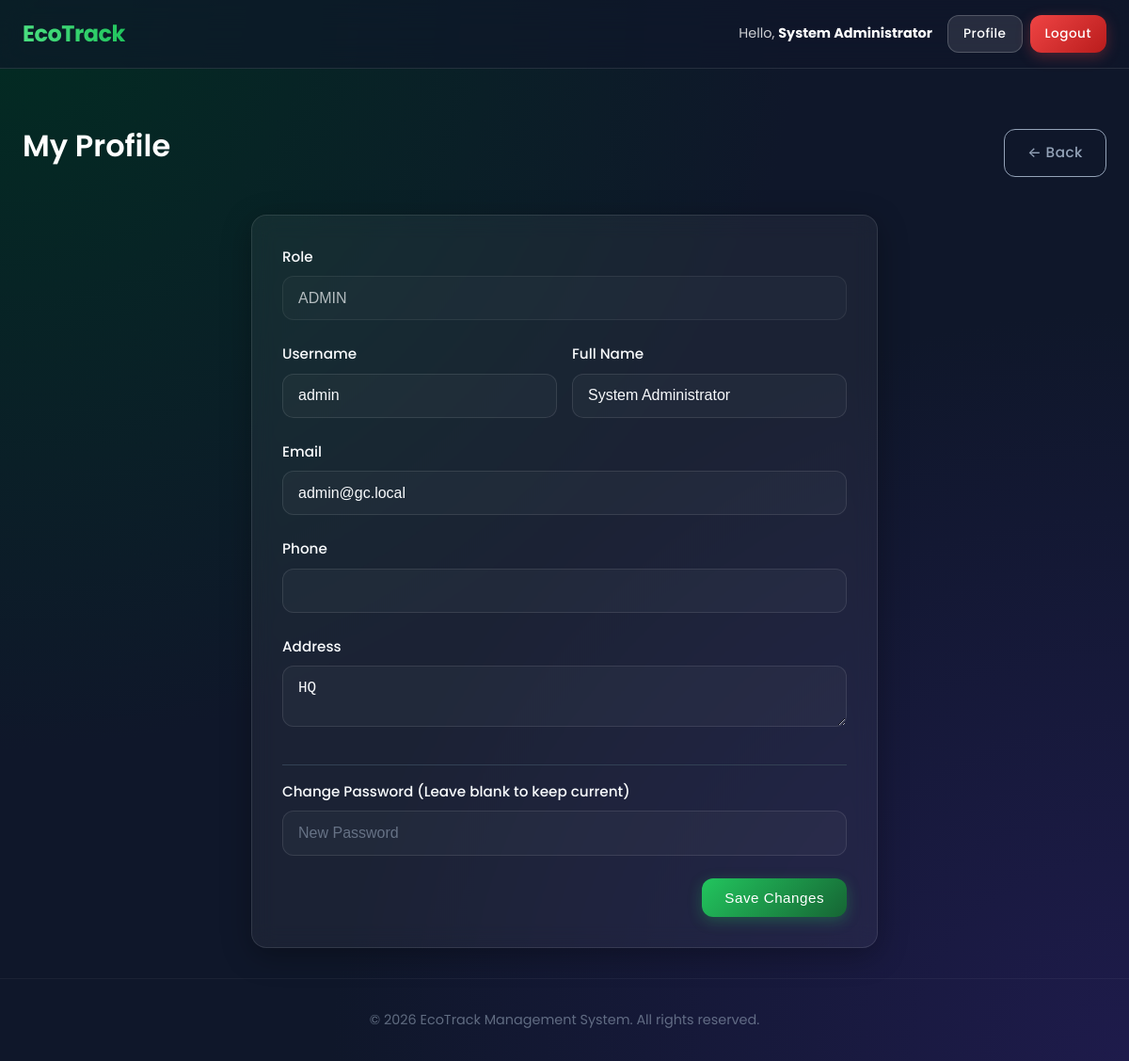
The app's page /profile.php (signed in) with its own data.
### tables this page shows
CREATE TABLE IF NOT EXISTS users (
    id INT AUTO_INCREMENT PRIMARY KEY,
    username VARCHAR(50) NOT NULL UNIQUE,
    email VARCHAR(100) NOT NULL UNIQUE,
    password_hash VARCHAR(255) NOT NULL,
    role ENUM('admin', 'driver', 'resident') NOT NULL,
    full_name VARCHAR(100) NOT NULL,
    address TEXT,  
    phone VARCHAR(20),
    assigned_county VARCHAR(100),  
    latitude DECIMAL(10, 8),  
    longitude DECIMAL(11, 8),
    created_at TIMESTAMP DEFAULT CURRENT_TIMESTAMP
);

### src/bootstrap.php (called while the page is built, shortened)
<?php
require_once PROJECT_ROOT . '/src/Config/Database.php';
spl_autoload_register(function ($class) {
    $prefix = 'Src\\';
    $base_dir = PROJECT_ROOT . '/src/';
    $len = strlen($prefix);
    $relative_class = substr($class, $len);
    $file = $base_dir . str_replace('\\', '/', $relative_class) . '.php';
});

### src/Config/Database.php (called while the page is built, shortened)
<?php
class Database {
    private static $instance = null;
    private $pdo;
    private function __construct() {
        $this->host = $_ENV['DB_HOST'] ?? '127.0.0.1';
        $this->db   = $_ENV['DB_NAME'] ?? 'garbage_collection_db';
        $this->user = $_ENV['DB_USER'] ?? 'root';
        $this->pass = $_ENV['DB_PASS'] ?? '';
        $this->charset = $_ENV['DB_CHARSET'] ?? 'utf8mb4';
        $dsn = "mysql:host={$this->host};dbname={$this->db};charset={$this->charset}";
        $options = [
            PDO::ATTR_ERRMODE            => PDO::ERRMODE_EXCEPTION,
            PDO::ATTR_DEFAULT_FETCH_MODE => PDO::FETCH_ASSOC,
            PDO::ATTR_EMULATE_PREPARES   => false,
        ];
        try {
            $this->pdo = new PDO($dsn, $this->user, $this->pass, $options);
        } catch (PDOException $e) {
            $logMessage = "[" . date('Y-m-d H:i:s') . "] Database Connection Failed: " . $e->getMessage() . PHP_EOL;
            file_put_contents(__DIR__ . '/../../logs/error.log', $logMessage, FILE_APPEND);
            die("A system error occurred. Please try again later.");
        }
    }
    public static function getInstance() {
        if (self::$instance === null) {
            self::$instance = new self();
        }
        return self::$instance;
    }
    public function getConnection() {
        return $this->pdo;
    }
}

### src/Models/User.php (called while the page is built, shortened)
<?php
class User {
    private $db;
    public function __construct() {
        $this->db = Database::getInstance()->getConnection();
    }
    public function getUserById($id) {
        $stmt = $this->db->prepare("SELECT * FROM users WHERE id = :id");
        $stmt->execute(['id' => $id]);
        return $stmt->fetch();
    }
}

### public/profile.php (the view, shortened to what this page needs)
<?php
require_once __DIR__ . '/../src/bootstrap.php';
$userModel = new User();
$user = $userModel->getUserById($_SESSION['user_id']);
include __DIR__ . '/../templates/header.php';
?>
<div class="container mt-4">
    <div style="display:flex; justify-content:space-between; align-items:center; margin-bottom: 2rem;">
        <h1>My Profile</h1>
        <a href="javascript:history.back()" class="btn" style="background: transparent; border: 1px solid var(--text-muted); color: var(--text-muted);">
            &larr; Back
        </a>
    </div>
    <div class="card" style="max-width: 600px; margin: 0 auto;">
        <form method="POST">
            <div class="form-group">
                <label>Role</label>
                <input type="text" class="form-control" value="<?= strtoupper($user['role']) ?>" disabled style="opacity: 0.7; cursor: not-allowed;">
            </div>
            <div class="grid grid-cols-2" style="gap: 1rem;">
                <div class="form-group">
                    <label>Username</label>
                    <input type="text" name="username" class="form-control" value="<?= htmlspecialchars($user['username']) ?>" required>
                </div>
                <div class="form-group">
                    <label>Full Name</label>
                    <input type="text" name="full_name" class="form-control" value="<?= htmlspecialchars($user['full_name']) ?>" required>
                </div>
            </div>
            <div class="form-group">
                <label>Email</label>
                <input type="email" name="email" class="form-control" value="<?= htmlspecialchars($user['email']) ?>" required>
            </div>
            <div class="form-group">
                <label>Phone</label>
                <input type="text" name="phone" class="form-control" value="<?= htmlspecialchars($user['phone'] ?? '') ?>">
            </div>
            <div class="form-group">
                <label>Address</label>
                <textarea name="address" class="form-control" rows="2"><?= htmlspecialchars($user['address'] ?? '') ?></textarea>
            </div>
            <div class="form-group" style="margin-top: 2rem; border-top: 1px solid #334155; padding-top: 1rem;">
                <label>Change Password (Leave blank to keep current)</label>
                <input type="password" name="new_password" class="form-control" placeholder="New Password">
            </div>
            <div style="text-align: right; margin-top: 1.5rem;">
                <button type="submit" class="btn btn-primary">Save Changes</button>
            </div>
        </form>
    </div>
</div>
<?php include __DIR__ . '/../templates/footer.php'; ?>

### public/assets/css/style.css (style rules this page uses)
:root { --primary: #22c55e; --primary-dark: #166534; --secondary: #eab308; --bg-mesh-1: #0f172a; --bg-mesh-2: #022c22; --bg-mesh-3: #1e1b4b; --glass-bg: rgba(255, 255, 255, 0.05); --glass-border: rgba(255, 255, 255, 0.1); --glass-highlight: rgba(255, 255, 255, 0.08); --text-main: #f8fafc; --text-muted: #94a3b8; --danger: #ef4444; --warning: #f59e0b; --success: #22c55e; --info: #3b82f6; }
body { font-family: 'Poppins', 'Inter', system-ui, -apple-system, sans-serif; background-color: var(--bg-mesh-1); background-image: radial-gradient(at 0% 0%, var(--bg-mesh-2) 0px, transparent 50%), radial-gradient(at 100% 100%, var(--bg-mesh-3) 0px, transparent 50%); background-attachment: fixed; color: var(--text-main); margin: 0; line-height: 1.6; min-height: 100vh; }
h1, h2, h3, h4, h5, h6 { font-weight: 600; margin-top: 0; margin-bottom: 1rem; color: #ffffff; }
a { color: var(--primary); text-decoration: none; transition: all 0.3s ease; }
.container { max-width: 1200px; margin: 0 auto; padding: 0 1.5rem; }
.card { background: var(--glass-bg); backdrop-filter: blur(12px); -webkit-backdrop-filter: blur(12px); border: 1px solid var(--glass-border); box-shadow: 0 8px 32px 0 rgba(0, 0, 0, 0.3); border-radius: 1rem; padding: 2rem; transition: transform 0.3s ease, box-shadow 0.3s ease, background 0.3s ease; }
.btn { display: inline-flex; align-items: center; justify-content: center; padding: 0.75rem 1.5rem; border-radius: 0.75rem; font-weight: 500; cursor: pointer; border: none; transition: all 0.3s cubic-bezier(0.4, 0, 0.2, 1); font-size: 0.95rem; letter-spacing: 0.5px; }
.btn-primary { background: linear-gradient(135deg, var(--primary), var(--primary-dark)); color: white; box-shadow: 0 4px 15px rgba(34, 197, 94, 0.3); }
.form-group { margin-bottom: 1.5rem; }
.form-group label { display: block; margin-bottom: 0.5rem; color: var(--text-main); font-size: 0.95rem; font-weight: 500; }
.form-control { width: 100%; padding: 0.85rem 1rem; border-radius: 0.75rem; background: rgba(255, 255, 255, 0.03); border: 1px solid var(--glass-border); color: var(--text-main); font-size: 1rem; transition: all 0.3s ease; box-sizing: border-box; }
.form-control::placeholder { color: rgba(148, 163, 184, 0.6); }
.mt-4 { margin-top: 1.5rem; }
.grid { display: grid; gap: 1.5rem; }
@media (min-width: 768px) { .grid-cols-2 { grid-template-columns: repeat(2, 1fr); } }

### records on screen
users: role "ADMIN", username "admin", full_name "System Administrator", email "admin@gc.local", address "HQ"

### other values on screen
$_SESSION['user']['full_name'] "System Administrator"
